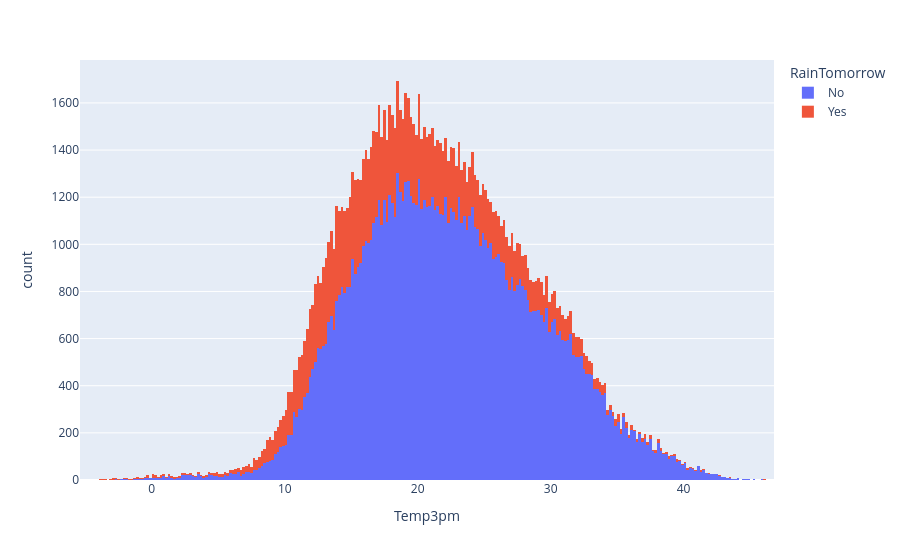

Notebook code cell kept with this figure:
### Code cell
px.histogram(raw_df,x='Temp3pm',color='RainTomorrow')

### Figure 1 — Plotly figure (JSON) as saved in the notebook; plotly's stock layout.template omitted (floating-point values rounded to 4 significant figures; data arrays with more than 128 entries replaced by an {"elided": "..."} marker saying what was removed)
{"data": [{"alignmentgroup": "True", "bingroup": "x", "hovertemplate": "RainTomorrow=No<br>Temp3pm=%{x}<br>count=%{y}<extra></extra>", "legendgroup": "No", "marker": {"color": "#636efa", "pattern": {"shape": ""}}, "name": "No", "offsetgroup": "No", "orientation": "v", "showlegend": true, "type": "histogram", "x": {"elided": "109586 float values"}, "xaxis": "x", "yaxis": "y"}, {"alignmentgroup": "True", "bingroup": "x", "hovertemplate": "RainTomorrow=Yes<br>Temp3pm=%{x}<br>count=%{y}<extra></extra>", "legendgroup": "Yes", "marker": {"color": "#EF553B", "pattern": {"shape": ""}}, "name": "Yes", "offsetgroup": "Yes", "orientation": "v", "showlegend": true, "type": "histogram", "x": {"elided": "31201 float values"}, "xaxis": "x", "yaxis": "y"}], "layout": {"barmode": "relative", "legend": {"title": {"text": "RainTomorrow"}, "tracegroupgap": 0}, "margin": {"t": 60}, "xaxis": {"anchor": "y", "domain": [0, 1], "title": {"text": "Temp3pm"}}, "yaxis": {"anchor": "x", "domain": [0, 1], "title": {"text": "count"}}}}
